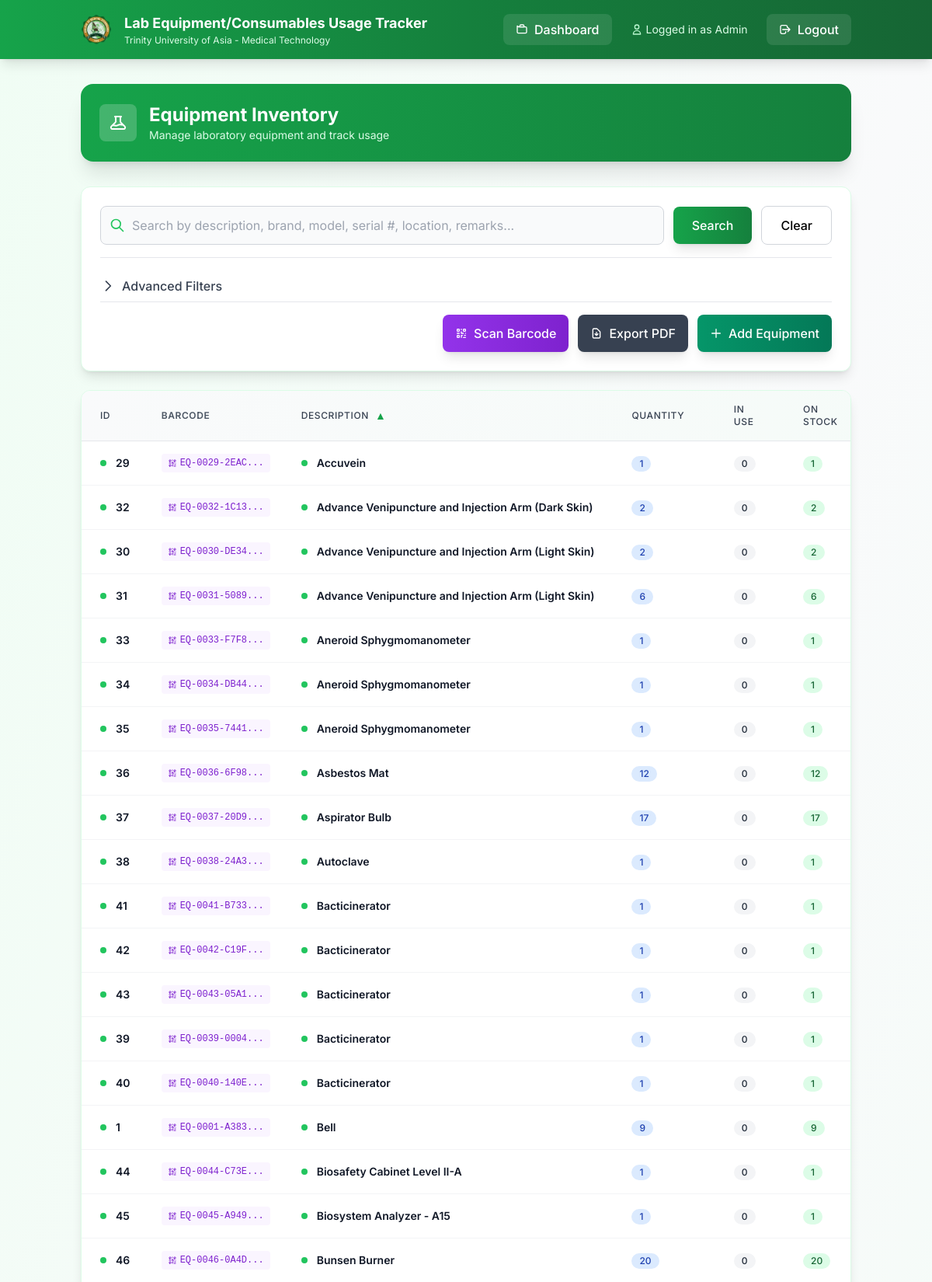
The app's page /equipment (signed in, upper part) with its own data.
### models.py (models this page shows)
class Equipment(db.Model):
    id = db.Column(db.Integer, primary_key=True)
    description = db.Column(db.String(200), nullable=False)
    qty = db.Column(db.Integer)
    date_purchased = db.Column(db.String(20))
    serial_number = db.Column(db.String(100))
    brand_name = db.Column(db.String(100))
    model = db.Column(db.String(100))
    remarks = db.Column(db.String(100))
    location = db.Column(db.String(200))
    barcode = db.Column(db.String(50), nullable=True)  # Barcode for quick scanning

### app.py (the view, shortened to what this page needs)
@app.route('/equipment')
def equipment():
    if 'user_id' not in session:
        return redirect(url_for('login'))
    q = request.args.get('q', '').strip()
    sort = request.args.get('sort', 'description')
    direction = request.args.get('dir', 'asc').lower()
    direction = 'desc' if direction == 'desc' else 'asc'
    location_filter = request.args.get('location', '').strip()
    brand_filter = request.args.get('brand', '').strip()
    date_from = request.args.get('date_from', '').strip()
    date_to = request.args.get('date_to', '').strip()
    sortable_fields = {
        'description', 'qty', 'date_purchased', 'serial_number',
        'brand_name', 'model', 'remarks', 'location',
        'in_use', 'on_stock'
    }
    if sort not in sortable_fields:
        sort = 'description'
    active_borrows_sq = (db.session.query(
            BorrowLog.equipment_id.label('eq_id'),
            func.sum(BorrowLog.quantity_borrowed).label('in_use')  # Sum quantities instead of count
        )
        .filter(BorrowLog.returned_at.is_(None))
        .group_by(BorrowLog.equipment_id)
        .subquery())
    in_use_col = func.coalesce(active_borrows_sq.c.in_use, 0).label('in_use')
    on_stock_col = (func.coalesce(Equipment.qty, 0) - func.coalesce(active_borrows_sq.c.in_use, 0)).label('on_stock')
    query = (db.session.query(Equipment, in_use_col, on_stock_col)
             .outerjoin(active_borrows_sq, Equipment.id == active_borrows_sq.c.eq_id))
    if location_filter:
        query = query.filter(Equipment.location.ilike(f"%{location_filter}%"))
    if brand_filter:
        query = query.filter(Equipment.brand_name.ilike(f"%{brand_filter}%"))
    if date_from:
        query = query.filter(Equipment.date_purchased >= date_from)
    if date_to:
        query = query.filter(Equipment.date_purchased <= date_to)
    if sort == 'in_use':
        sort_col = in_use_col
    elif sort == 'on_stock':
        sort_col = on_stock_col
    else:
        sort_col = getattr(Equipment, sort)
    query = query.order_by(sort_col.desc() if direction == 'desc' else sort_col.asc())
    rows = query.all()
    items = []
    for e, in_use, on_stock in rows:
        setattr(e, 'in_use', int(in_use or 0))
        setattr(e, 'on_stock', int(on_stock or 0))
        items.append(e)
    all_locations = db.session.query(Equipment.location).filter(Equipment.location.isnot(None)).distinct().all()
    locations = sorted([l[0] for l in all_locations if l[0] and l[0].strip()])
    all_brands = db.session.query(Equipment.brand_name).filter(Equipment.brand_name.isnot(None)).distinct().all()
    brands = sorted([b[0] for b in all_brands if b[0] and b[0].strip()])
    return render_template('equipment.html', items=items, q=q, sort=sort, dir=direction,
                         location_filter=location_filter, brand_filter=brand_filter,
                         date_from=date_from, date_to=date_to,
                         locations=locations, brands=brands)

### templates/equipment.html (shortened to what this page needs)
{% extends "base.html" %}
{% block content %}
<div class="bg-gradient-to-r from-green-600 to-green-700 rounded-2xl shadow-xl text-white p-6 mb-8 medical-shadow-lg">
  <div class="flex items-center justify-between flex-wrap gap-4">
    <div class="flex items-center space-x-4">
      <div class="h-12 w-12 bg-white bg-opacity-20 rounded-lg flex items-center justify-center">
      </div>
      <div>
        <h1 class="text-2xl font-bold">Equipment Inventory</h1>
        <p class="text-green-100 text-sm">Manage laboratory equipment and track usage</p>
      </div>
    </div>
  </div>
</div>
<div class="bg-white rounded-xl shadow-lg border border-green-100 p-6 mb-6 medical-shadow">
  <div class="flex flex-col gap-4">
    <div class="flex-1">
      <form method="GET" action="{{ url_for('equipment') }}" class="flex items-center gap-3">
        <div class="relative flex-1">
          <div class="absolute inset-y-0 left-0 pl-3 flex items-center pointer-events-none">
          </div>
          <input
            type="text"
            name="q"
            value="{{ q|default('') }}"
            placeholder="Search by description, brand, model, serial #, location, remarks..."
            class="block w-full pl-10 pr-3 py-3 border border-gray-300 rounded-lg focus:outline-none focus:ring-2 focus:ring-green-500 focus:border-green-500 transition duration-200 bg-gray-50 focus:bg-white"
            aria-label="Search equipment"
          />
        </div>
        <button type="submit" class="bg-gradient-to-r from-green-600 to-green-700 text-white px-6 py-3 rounded-lg hover:from-green-700 hover:to-green-800 font-medium transition duration-200 shadow-lg hover:shadow-xl">
          Search
        </button>
        <a href="{{ url_for('equipment') }}" class="px-6 py-3 rounded-lg border border-gray-300 hover:bg-gray-50 font-medium transition duration-200">
          Clear
        </a>
      </form>
    </div>
    <div class="border-t border-gray-200 pt-4">
      <details class="group">
        <summary class="cursor-pointer flex items-center gap-2 text-gray-700 hover:text-green-700 font-medium transition-colors py-2">
          <svg class="h-5 w-5 transform group-open:rotate-90 transition-transform" fill="none" stroke="currentColor" viewBox="0 0 24 24">
            <path stroke-linecap="round" stroke-linejoin="round" stroke-width="2" d="M9 5l7 7-7 7"/>
          </svg>
          Advanced Filters
        </summary>
      </details>
    </div>
  </div>
  <div class="flex flex-col lg:flex-row lg:items-center lg:justify-between gap-4 pt-4 border-t border-gray-200">
    <div class="flex items-center gap-3">
      <button type="button" onclick="openBarcodeScanner()"
              class="group flex items-center space-x-2 bg-gradient-to-r from-purple-600 to-purple-700 text-white px-4 py-3 rounded-lg hover:from-purple-700 hover:to-purple-800 font-medium transition duration-200 shadow-lg"
              title="Scan barcode to quickly find items">
        <span>Scan Barcode</span>
      </button>
      <a href="{{ url_for('export_equipment_pdf', q=q, sort=sort, dir=dir, location=location_filter, brand=brand_filter, date_from=date_from, date_to=date_to) }}"
         class="group flex items-center space-x-2 bg-gray-700 text-white px-4 py-3 rounded-lg hover:bg-gray-800 font-medium transition duration-200 shadow-lg"
         title="Export current view to PDF">
        <svg class="h-4 w-4" fill="none" stroke="currentColor" viewBox="0 0 24 24">
          <path stroke-linecap="round" stroke-linejoin="round" stroke-width="2" d="M12 10v6m0 0l-3-3m3 3l3-3m2 8H7a2 2 0 01-2-2V5a2 2 0 012-2h5.586a1 1 0 01.707.293l5.414 5.414a1 1 0 01.293.707V19a2 2 0 01-2 2z"/>
        </svg>
        <span>Export PDF</span>
      </a>
      {% if session.role in ['admin', 'tech'] %}
      <a href="{{ url_for('add_equipment') }}" class="group flex items-center space-x-2 bg-gradient-to-r from-emerald-600 to-emerald-700 text-white px-4 py-3 rounded-lg hover:from-emerald-700 hover:to-emerald-800 font-medium transition duration-200 shadow-lg">
        <svg class="h-4 w-4" fill="none" stroke="currentColor" viewBox="0 0 24 24">
          <path stroke-linecap="round" stroke-linejoin="round" stroke-width="2" d="M12 4v16m8-8H4"/>
        </svg>
        <span>Add Equipment</span>
      </a>
      {% endif %}
    </div>
  </div>
</div>
<div class="bg-white rounded-xl shadow-lg border border-green-100 overflow-hidden medical-shadow">
  <div class="overflow-x-auto">
    <table class="min-w-full divide-y divide-gray-200">
      <thead class="bg-gradient-to-r from-gray-50 to-green-50">
        <tr>
          {% set _sort = sort|default('description') %}
          {% set _dir = dir|default('asc') %}
          {% macro sort_link(label, field) -%}
            {%- set is_sorted = (_sort == field) -%}
            {%- set next_dir = 'desc' if is_sorted and _dir == 'asc' else 'asc' -%}
            <a
              href="{{ url_for('equipment', sort=field, dir=next_dir, q=q) }}"
              class="group inline-flex items-center gap-2 text-gray-700 hover:text-green-700 font-medium transition-colors"
            >
              <span>{{ label }}</span>
              {%- if is_sorted -%}
                <span class="text-green-600 text-sm">{{ '▲' if _dir == 'asc' else '▼' }}</span>
              {%- else -%}
                <span class="text-gray-400 group-hover:text-green-500 text-sm opacity-0 group-hover:opacity-100 transition-opacity">↕</span>
              {%- endif -%}
            </a>
          {%- endmacro %}
          <th class="px-6 py-4 text-left text-xs font-semibold text-gray-600 uppercase tracking-wider">
            {{ sort_link('ID', 'id') }}
          </th>
          <th class="px-4 py-4 text-left text-xs font-semibold text-gray-600 uppercase tracking-wider">
            Barcode
          </th>
          <th class="px-6 py-4 text-left text-xs font-semibold text-gray-600 uppercase tracking-wider">
            {{ sort_link('Description', 'description') }}
          </th>
          <th class="px-6 py-4 text-left text-xs font-semibold text-gray-600 uppercase tracking-wider">
            {{ sort_link('Quantity', 'qty') }}
          </th>
          <th class="px-6 py-4 text-left text-xs font-semibold text-gray-600 uppercase tracking-wider">
            {{ sort_link('In Use', 'in_use') }}
          </th>
          <th class="px-6 py-4 text-left text-xs font-semibold text-gray-600 uppercase tracking-wider">
            {{ sort_link('On Stock', 'on_stock') }}
          </th>
        </tr>
      </thead>
      <tbody class="bg-white divide-y divide-gray-100">
        {% for item in items %}
        <tr class="hover:bg-green-50 transition-colors duration-150">
          <td class="px-6 py-4 whitespace-nowrap">
            <div class="flex items-center">
              <div class="h-2 w-2 bg-green-500 rounded-full mr-3"></div>
              <span class="text-sm font-semibold text-gray-900">{{ item.id }}</span>
            </div>
          </td>
          <td class="px-4 py-4 whitespace-nowrap">
            <div class="relative group">
              <button onclick="showBarcodePopover({{ item.id }}, 'equipment')"
                      class="inline-flex items-center px-2 py-1 text-xs font-mono bg-purple-50 text-purple-700 rounded hover:bg-purple-100 transition-colors cursor-pointer"
                      title="Click to view barcode">
                {{ item.barcode[:12] if item.barcode else 'Generate' }}...
              </button>
            </div>
          </td>
          <td class="px-6 py-4 whitespace-nowrap">
            <div class="flex items-center">
              <div class="h-2 w-2 bg-green-500 rounded-full mr-3"></div>
              <span class="text-sm font-semibold text-gray-900">{{ item.description }}</span>
            </div>
          </td>
          <td class="px-6 py-4 whitespace-nowrap text-sm text-gray-700">
            <span class="inline-flex items-center px-2.5 py-0.5 rounded-full text-xs font-medium bg-blue-100 text-blue-800">
              {{ item.qty }}
            </span>
          </td>
          <td class="px-6 py-4 whitespace-nowrap text-sm text-gray-700">
            <span class="inline-flex items-center px-2.5 py-0.5 rounded-full text-xs font-medium {% if item.in_use > 0 %}bg-orange-100 text-orange-800{% else %}bg-gray-100 text-gray-800{% endif %}">
              {{ item.in_use }}
            </span>
          </td>
          <td class="px-6 py-4 whitespace-nowrap text-sm text-gray-700">
            <span class="inline-flex items-center px-2.5 py-0.5 rounded-full text-xs font-medium {% if item.on_stock > 0 %}bg-green-100 text-green-800{% else %}bg-red-100 text-red-800{% endif %}">
              {{ item.on_stock }}
            </span>
          </td>
        </tr>
        {% endfor %}
      </tbody>
    </table>
  </div>
</div>
{% endblock %}

### templates/base.html (style rules this page uses)
body { font-family: 'Inter', sans-serif; }
* { transition: all 0.2s ease-in-out; }
.medical-shadow { box-shadow: 0 4px 6px -1px rgba(16, 185, 129, 0.1), 0 2px 4px -1px rgba(16, 185, 129, 0.06); }
.medical-shadow-lg { box-shadow: 0 10px 15px -3px rgba(16, 185, 129, 0.1), 0 4px 6px -2px rgba(16, 185, 129, 0.05); }

### records on screen
Equipment: id "29", barcode "EQ-0029-2EAC", description "Accuvein", qty "1", in_use "0", on_stock "1"
Equipment: id "32", barcode "EQ-0032-1C13", description "Advance Venipuncture and Injection Arm (Dark Skin)", qty "2", in_use "0", on_stock "2"
Equipment: id "30", barcode "EQ-0030-DE34", description "Advance Venipuncture and Injection Arm (Light Skin)", qty "2", in_use "0", on_stock "2"
Equipment: id "31", barcode "EQ-0031-5089", description "Advance Venipuncture and Injection Arm (Light Skin)", qty "6", in_use "0", on_stock "6"
Equipment: id "33", barcode "EQ-0033-F7F8", description "Aneroid Sphygmomanometer", qty "1", in_use "0", on_stock "1"
Equipment: id "34", barcode "EQ-0034-DB44", description "Aneroid Sphygmomanometer", qty "1", in_use "0", on_stock "1"
Equipment: id "35", barcode "EQ-0035-7441", description "Aneroid Sphygmomanometer", qty "1", in_use "0", on_stock "1"
Equipment: id "36", barcode "EQ-0036-6F98", description "Asbestos Mat", qty "12", in_use "0", on_stock "12"
Equipment: id "37", barcode "EQ-0037-20D9", description "Aspirator Bulb", qty "17", in_use "0", on_stock "17"
Equipment: id "38", barcode "EQ-0038-24A3", description "Autoclave", qty "1", in_use "0", on_stock "1"
Equipment: id "41", barcode "EQ-0041-B733", description "Bacticinerator", qty "1", in_use "0", on_stock "1"
Equipment: id "42", barcode "EQ-0042-C19F", description "Bacticinerator", qty "1", in_use "0", on_stock "1"
Equipment: id "43", barcode "EQ-0043-05A1", description "Bacticinerator", qty "1", in_use "0", on_stock "1"
Equipment: id "39", barcode "EQ-0039-0004", description "Bacticinerator", qty "1", in_use "0", on_stock "1"
Equipment: id "40", barcode "EQ-0040-140E", description "Bacticinerator", qty "1", in_use "0", on_stock "1"
Equipment: id "1", barcode "EQ-0001-A383", description "Bell", qty "9", in_use "0", on_stock "9"
Equipment: id "44", barcode "EQ-0044-C73E", description "Biosafety Cabinet Level II-A", qty "1", in_use "0", on_stock "1"
Equipment: id "45", barcode "EQ-0045-A949", description "Biosystem Analyzer - A15", qty "1", in_use "0", on_stock "1"
Equipment: id "46", barcode "EQ-0046-0A4D", description "Bunsen Burner", qty "20", in_use "0", on_stock "20"

### other values on screen
{{ session.get('role', 'User').title() }} "Admin"
{{ label }} "ID DESCRIPTION QUANTITY IN USE ON STOCK"
{{ '▲' if _dir == 'asc' else '▼' }} "▲"
